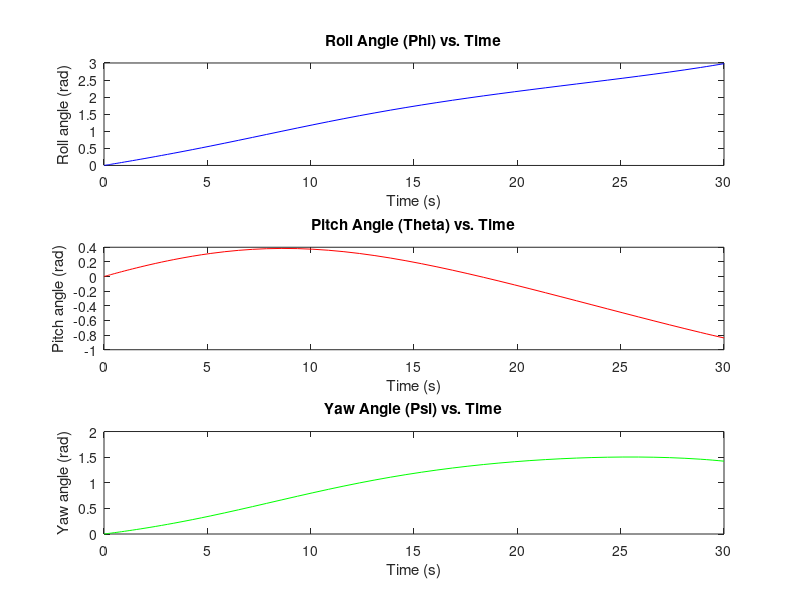
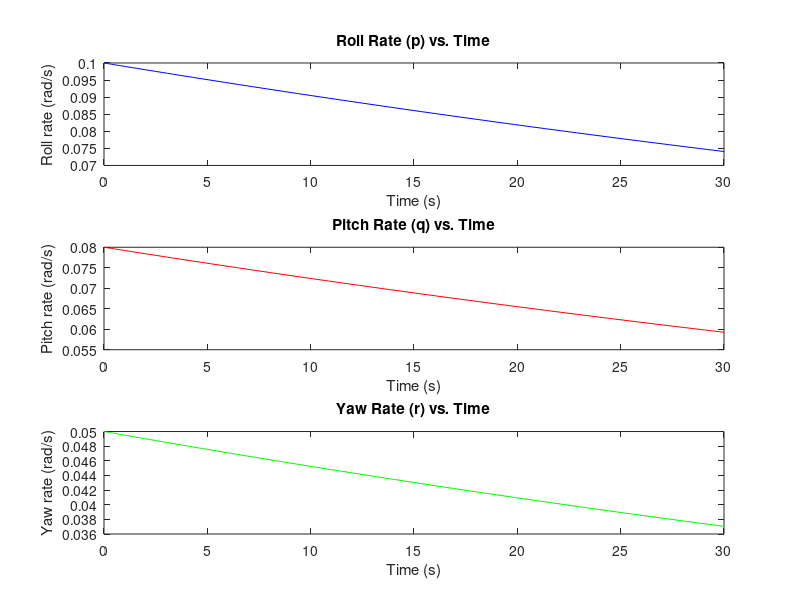

Write MATLAB code to recreate these figures, in order.
% Define parameters
m = 1000; % Mass of the satellite (kg)
I_xx = 1000; % Moment of inertia about x-axis (kg*m^2)
I_yy = 1500; % Moment of inertia about y-axis (kg*m^2)
I_zz = 800; % Moment of inertia about z-axis (kg*m^2)
G = 6.67430e-11; % Gravitational constant (m^3/kg/s^2)
M_Earth = 5.972e24; % Mass of the Earth (kg)
R_Earth = 6371e3; % Radius of the Earth (m)
%% 
% calculate the gravitational forces acting on the satellite due to the Earth's 
% gravity. We'll use Newton's law of universal gravitation to compute the gravitational 
% force vector. 

% Define satellite position relative to the center of the Earth (assuming circular orbit for simplicity)
r_satellite = [0; R_Earth + 500e3; 0]; % Position vector (m)

% Calculate distance between satellite and Earth's center
r_distance = norm(r_satellite);

% Calculate gravitational force vector
F_gravity = -G * M_Earth * m / r_distance^2 * r_satellite / r_distance;

% Display the gravitational force vector
disp('Gravitational force vector (N):');
disp(F_gravity);
%% 
% The next step is to implement the dynamics of Euler angles. We'll use Euler's 
% equations of motion for rigid body rotation to compute the time derivatives 
% of the Euler angles (roll, pitch, and yaw rates) based on the applied torques 
% and gravitational forces.

% Calculate gravitational torque (assuming satellite is a rigid body)
tau_gravity = cross(r_satellite, F_gravity);

% Display the gravitational torque vector
disp('Gravitational torque vector (Nm):');
disp(tau_gravity);
%ompute these derivatives based on the torques acting on the satellite. 
% Define initial Euler angles (roll, pitch, yaw) and angular velocities
phi_0 = 0;  % Initial roll angle (rad)
theta_0 = 0; % Initial pitch angle (rad)
psi_0 = 0;   % Initial yaw angle (rad)
p_0 = 0.1;     % Initial roll rate (rad/s)
q_0 = 0.08;     % Initial pitch rate (rad/s)
r_0 = 0.05;     % Initial yaw rate (rad/s)

% Compute time derivatives of Euler angles using Euler's equations of motion
phi_dot = p_0 + q_0 * sin(phi_0) * tan(theta_0) + r_0 * cos(phi_0) * tan(theta_0);
theta_dot = q_0 * cos(phi_0) - r_0 * sin(phi_0);
psi_dot = q_0 * sin(phi_0) * sec(theta_0) + r_0 * cos(phi_0) * sec(theta_0);

% Display the time derivatives of Euler angles
disp('Time derivatives of Euler angles (rad/s):');
disp(['Roll rate (phi_dot): ', num2str(phi_dot)]);
disp(['Pitch rate (theta_dot): ', num2str(theta_dot)]);
disp(['Yaw rate (psi_dot): ', num2str(psi_dot)]);
%% 
% The next step is to integrate the time derivatives of the Euler angles over 
% time to update the Euler angles themselves. We'll use a numerical integration 
% method to accomplish this. 

% Define simulation time span
t_span = [0 30]; % Simulation time span (start time, end time)

% Define initial conditions vector
initial_conditions = [phi_0; theta_0; psi_0; p_0; q_0; r_0];

euler_dynamics = @(t, x) [...
    x(4) + x(5) * sin(x(1)) * tan(x(2)) + x(6) * cos(x(1)) * tan(x(2));...
    x(5) * cos(x(1)) - x(6) * sin(x(1));...
    x(5) * sin(x(1)) * sec(x(2)) + x(6) * cos(x(1)) * sec(x(2));...
    -0.01 * x(4);... % Damping torque (thrusters firing to reduce roll rate)
    -0.01 * x(5);... % Damping torque (thrusters firing to reduce pitch rate)
    -0.01 * x(6)];   % Damping torque (thrusters firing to reduce yaw rate) 

% Integrate Euler angles dynamics over time
[t, euler_states] = ode45(euler_dynamics, t_span, initial_conditions);

% Extract Euler angles and rates from integration results
phi = euler_states(:, 1);
theta = euler_states(:, 2);
psi = euler_states(:, 3);
p = euler_states(:, 4);
q = euler_states(:, 5);
r = euler_states(:, 6);

% Display the final values of Euler angles and rates
disp('Final values of Euler angles and rates:');
disp(['Roll angle (phi): ', num2str(phi(end)), ' rad']);
disp(['Pitch angle (theta): ', num2str(theta(end)), ' rad']);
disp(['Yaw angle (psi): ', num2str(psi(end)), ' rad']);
disp(['Roll rate (p): ', num2str(p(end)), ' rad/s']);
disp(['Pitch rate (q): ', num2str(q(end)), ' rad/s']);
disp(['Yaw rate (r): ', num2str(r(end)), ' rad/s']);
%% 
% In this code:
% 
% We create two separate figures, each containing three subplots.
% 
% The first figure plots the Euler angles (roll, pitch, and yaw) as functions 
% of time.
% 
% The second figure plots the angular rates (p, q, and r) as functions of time.
% 
% Each subplot represents one of the Euler angles or angular rates.

% Plot Euler angles over time
figure;
subplot(3,1,1);
plot(t, phi, 'b');
xlabel('Time (s)');
ylabel('Roll angle (rad)');
title('Roll Angle (Phi) vs. Time');

subplot(3,1,2);
plot(t, theta, 'r');
xlabel('Time (s)');
ylabel('Pitch angle (rad)');
title('Pitch Angle (Theta) vs. Time');

subplot(3,1,3);
plot(t, psi, 'g');
xlabel('Time (s)');
ylabel('Yaw angle (rad)');
title('Yaw Angle (Psi) vs. Time');

% Plot angular rates over time
figure;
subplot(3,1,1);
plot(t, p, 'b');
xlabel('Time (s)');
ylabel('Roll rate (rad/s)');
title('Roll Rate (p) vs. Time');

subplot(3,1,2);
plot(t, q, 'r');
xlabel('Time (s)');
ylabel('Pitch rate (rad/s)');
title('Pitch Rate (q) vs. Time');

subplot(3,1,3);
plot(t, r, 'g');
xlabel('Time (s)');
ylabel('Yaw rate (rad/s)');
title('Yaw Rate (r) vs. Time');